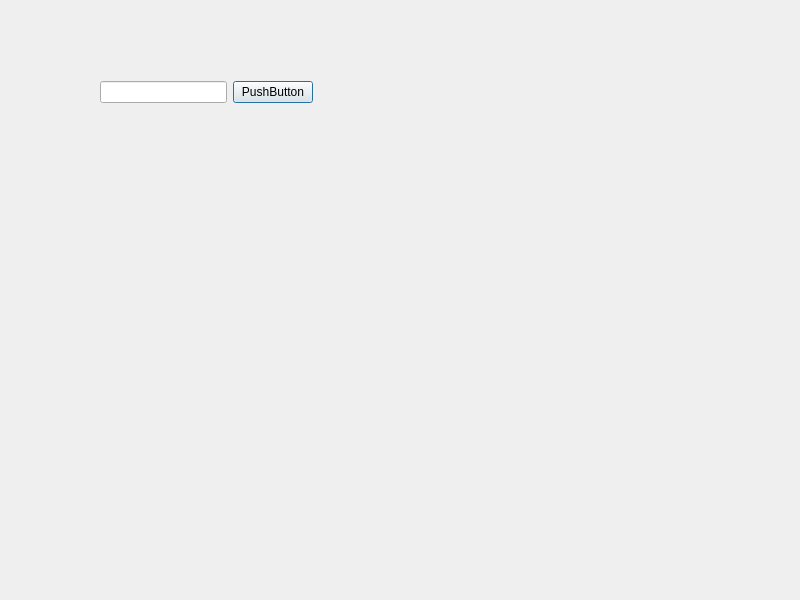
<?xml version="1.0" encoding="UTF-8"?>
<ui version="4.0">
 <class>Dialog</class>
 <widget class="QDialog" name="Dialog">
  <property name="geometry">
   <rect>
    <x>0</x>
    <y>0</y>
    <width>800</width>
    <height>600</height>
   </rect>
  </property>
  <property name="windowTitle">
   <string>Dialog</string>
  </property>
  <widget class="QWidget" name="">
   <property name="geometry">
    <rect>
     <x>100</x>
     <y>80</y>
     <width>213</width>
     <height>24</height>
    </rect>
   </property>
   <layout class="QHBoxLayout" name="horizontalLayout">
    <item>
     <widget class="QLineEdit" name="lineEdit"/>
    </item>
    <item>
     <widget class="QPushButton" name="pushButton">
      <property name="text">
       <string>PushButton</string>
      </property>
     </widget>
    </item>
   </layout>
  </widget>
 </widget>
 <resources/>
 <connections/>
</ui>
